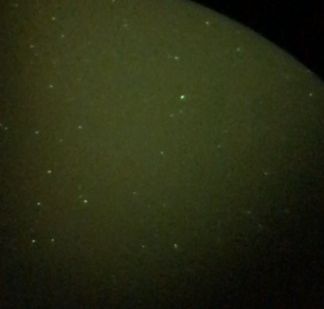
#> input picture OPTICS/sample0.png, 324 x 309 px
$ python green_area_img.py
#> lines starting #> are read from the running program, lines starting #| are printed output that depends on the picture; after the words box and inside, x2 and y2 are one past the last pixel; in counts of white or black regions, pixels touching at a corner belong together
# import the necessary packages
from collections import deque
from imutils.video import VideoStream
import numpy as np
import argparse
import cv2
import imutils
import time

# define the lower and upper boundaries of the "green"
# ball in the HSV color space, then initialize the
# list of tracked points
greenLower = (29, 96, 40)
# greenLower = (50, 100, 100)
greenUpper = (70, 255, 255)

# Read image
img = cv2.imread('sample0.png')
#> img is the input picture: shape (309, 324, 3); mean B, G, R 18.8, 43.5, 39.7
# blurred = cv2.GaussianBlur(img, (5, 5), 0)
hsv = cv2.cvtColor(img, cv2.COLOR_BGR2HSV)
#> hsv: shape (309, 324, 3); mean H, S, V 36.6, 148.6, 43.7

# construct a mask for the color "green", then perform
# a series of dilations and erosions to remove any small
# blobs left in the mask
mask = cv2.inRange(hsv, greenLower, greenUpper)
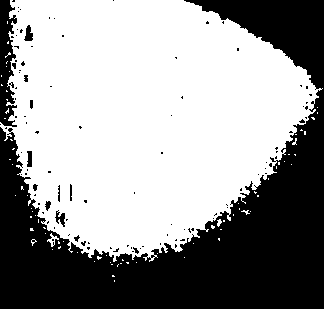
#> mask: shape (309, 324); 60.1% white; 106 black regions (93 under 20 px), largest, box (x1, y1, x2, y2) and area: (0, 0, 324, 309) 37666, (0, 0, 17, 127) 1440, (24, 25, 33, 41) 93
# mask = cv2.erode(mask, None, iterations=2)
# mask = cv2.dilate(mask, None, iterations=2)

# Bitwise-AND mask and original image
res = cv2.bitwise_and(hsv, hsv, mask=mask)
#> res: shape (309, 324, 3); mean H, S, V 20.9, 87.5, 34.9

# Show green masked result
cv2.imshow("orig", hsv)
cv2.imshow("green mask", res)
cv2.waitKey(0)
